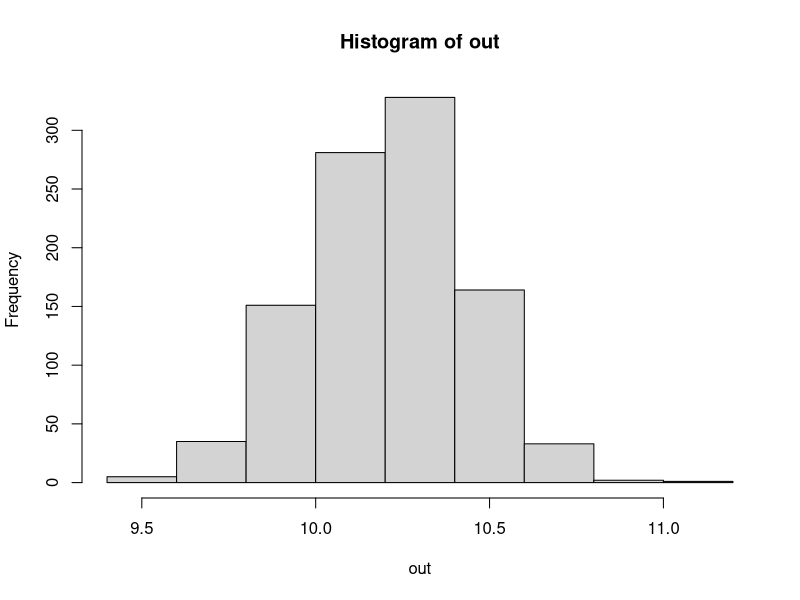
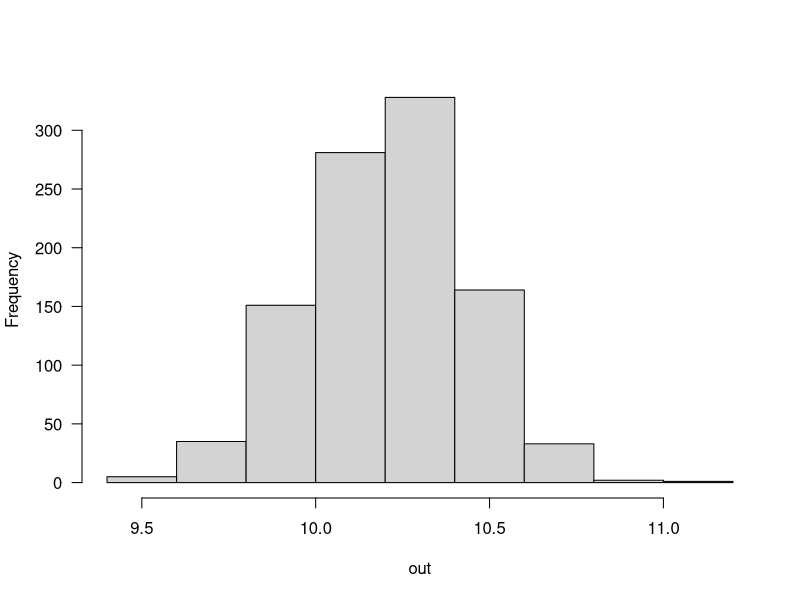
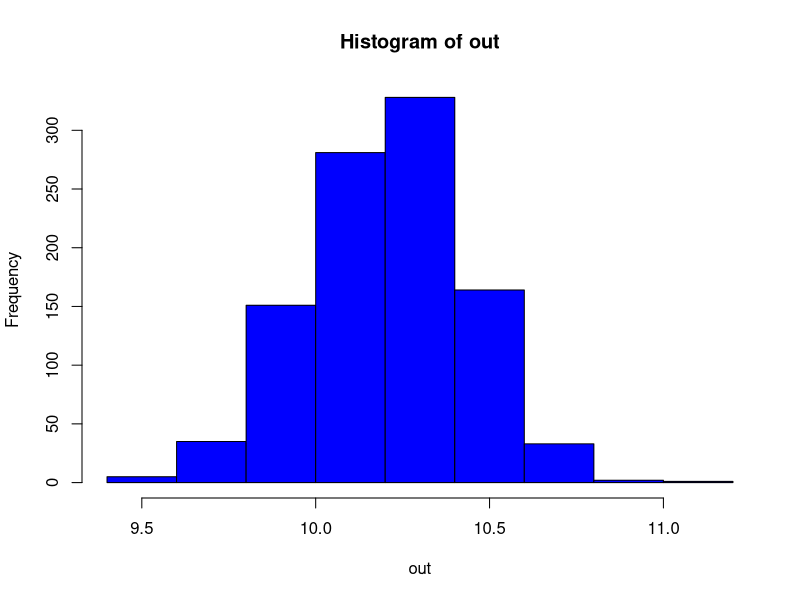
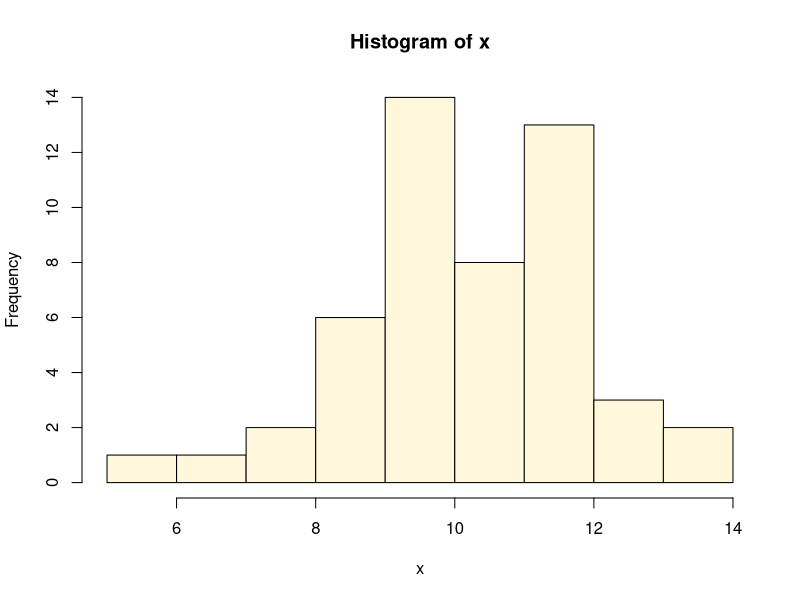

The R source for these figures, in order:
## ---- chunk 1
set.seed(1)
#set.seed - you can reproduce data, unique key for data to be used in other computer and for other users
x = rnorm(50, 10, 2)
#rnorm creates random normal data (50numbers, 10 is the means of the data set, 2 stand dev of the data set)
se_x = sqrt(var(x)/length(x))
#standar error of the data
out = NULL
y = mean(x)
z = sd(x)
#sd - formula for standard deviation
CV <- z/y
log (1.1/1)
-log(1/1.1)
for(i in 1:1000){
  sample = sample(x, replace=TRUE)
  out[i] = mean(sample)
}
summary (out)
summary (x)
hist(out)
hist(out, las=1, main="")



## ---- chunk 2
summary (x)

## ---- chunk 3

hist(out, col="blue")

## ---- chunk 4
hist(x, col="cornsilk")
## ---- chunk 5
SDout <- sd(out)
se_x
quantile(out, c(0.025, 0.975))
rm(SD)
mean(x) - 1.96*se_x
mean(x) + 1.96*se_x

## ---- chunk 6
quantile(CV, c(0.025, 0.975))
## ---- chunk 7
lowervalue <- mean(x) - 1.96*se_x
rm(uppervalue)
uppervalue <- mean(x) + 1.96*se_x
SDx <- sd(x)
CV1 <- SDx/lowervalue
CV2 <- SDx/uppervalue
